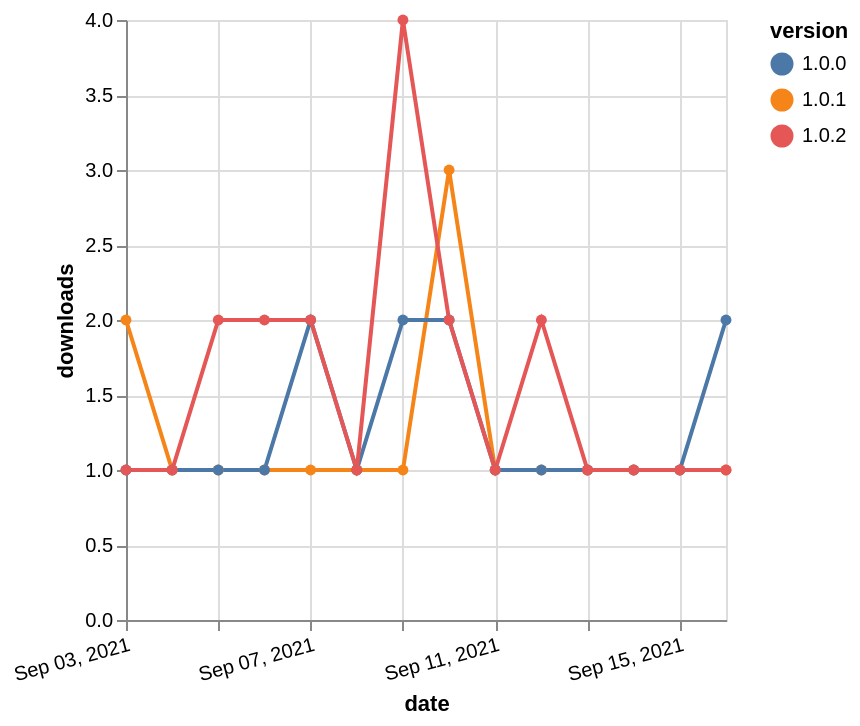

Express this chart as Vega-Lite.
### Vega-Lite specification from a JSON file in a GitHub repository (floating-point values rounded to 4 significant figures)
{"$schema": "https://vega.github.io/schema/vega-lite/v5.json", "description": "A simple bar chart with embedded data.", "data": {"values": [{"date": "2021-09-03", "total": 212, "delta": 2, "version": "1.0.1"}, {"date": "2021-09-04", "total": 213, "delta": 1, "version": "1.0.1"}, {"date": "2021-09-05", "total": 214, "delta": 1, "version": "1.0.1"}, {"date": "2021-09-06", "total": 215, "delta": 1, "version": "1.0.1"}, {"date": "2021-09-07", "total": 216, "delta": 1, "version": "1.0.1"}, {"date": "2021-09-08", "total": 217, "delta": 1, "version": "1.0.1"}, {"date": "2021-09-09", "total": 218, "delta": 1, "version": "1.0.1"}, {"date": "2021-09-10", "total": 221, "delta": 3, "version": "1.0.1"}, {"date": "2021-09-11", "total": 222, "delta": 1, "version": "1.0.1"}, {"date": "2021-09-12", "total": 223, "delta": 1, "version": "1.0.1"}, {"date": "2021-09-13", "total": 224, "delta": 1, "version": "1.0.1"}, {"date": "2021-09-14", "total": 225, "delta": 1, "version": "1.0.1"}, {"date": "2021-09-15", "total": 226, "delta": 1, "version": "1.0.1"}, {"date": "2021-09-16", "total": 227, "delta": 1, "version": "1.0.1"}, {"date": "2021-09-03", "total": 166, "delta": 1, "version": "1.0.0"}, {"date": "2021-09-04", "total": 167, "delta": 1, "version": "1.0.0"}, {"date": "2021-09-05", "total": 168, "delta": 1, "version": "1.0.0"}, {"date": "2021-09-06", "total": 169, "delta": 1, "version": "1.0.0"}, {"date": "2021-09-07", "total": 171, "delta": 2, "version": "1.0.0"}, {"date": "2021-09-08", "total": 172, "delta": 1, "version": "1.0.0"}, {"date": "2021-09-09", "total": 174, "delta": 2, "version": "1.0.0"}, {"date": "2021-09-10", "total": 176, "delta": 2, "version": "1.0.0"}, {"date": "2021-09-11", "total": 177, "delta": 1, "version": "1.0.0"}, {"date": "2021-09-12", "total": 178, "delta": 1, "version": "1.0.0"}, {"date": "2021-09-13", "total": 179, "delta": 1, "version": "1.0.0"}, {"date": "2021-09-14", "total": 180, "delta": 1, "version": "1.0.0"}, {"date": "2021-09-15", "total": 181, "delta": 1, "version": "1.0.0"}, {"date": "2021-09-16", "total": 183, "delta": 2, "version": "1.0.0"}, {"date": "2021-09-03", "total": 167, "delta": 1, "version": "1.0.2"}, {"date": "2021-09-04", "total": 168, "delta": 1, "version": "1.0.2"}, {"date": "2021-09-05", "total": 170, "delta": 2, "version": "1.0.2"}, {"date": "2021-09-06", "total": 172, "delta": 2, "version": "1.0.2"}, {"date": "2021-09-07", "total": 174, "delta": 2, "version": "1.0.2"}, {"date": "2021-09-08", "total": 175, "delta": 1, "version": "1.0.2"}, {"date": "2021-09-09", "total": 179, "delta": 4, "version": "1.0.2"}, {"date": "2021-09-10", "total": 181, "delta": 2, "version": "1.0.2"}, {"date": "2021-09-11", "total": 182, "delta": 1, "version": "1.0.2"}, {"date": "2021-09-12", "total": 184, "delta": 2, "version": "1.0.2"}, {"date": "2021-09-13", "total": 185, "delta": 1, "version": "1.0.2"}, {"date": "2021-09-14", "total": 186, "delta": 1, "version": "1.0.2"}, {"date": "2021-09-15", "total": 187, "delta": 1, "version": "1.0.2"}, {"date": "2021-09-16", "total": 188, "delta": 1, "version": "1.0.2"}]}, "width": "container", "mark": {"type": "line", "point": {"filled": true}}, "encoding": {"x": {"field": "date", "type": "temporal", "timeUnit": "yearmonthdate", "title": "date", "axis": {"labelAngle": -15}}, "y": {"field": "delta", "type": "quantitative", "title": "downloads"}, "color": {"field": "version", "type": "nominal"}, "tooltip": {"field": "delta"}}}
